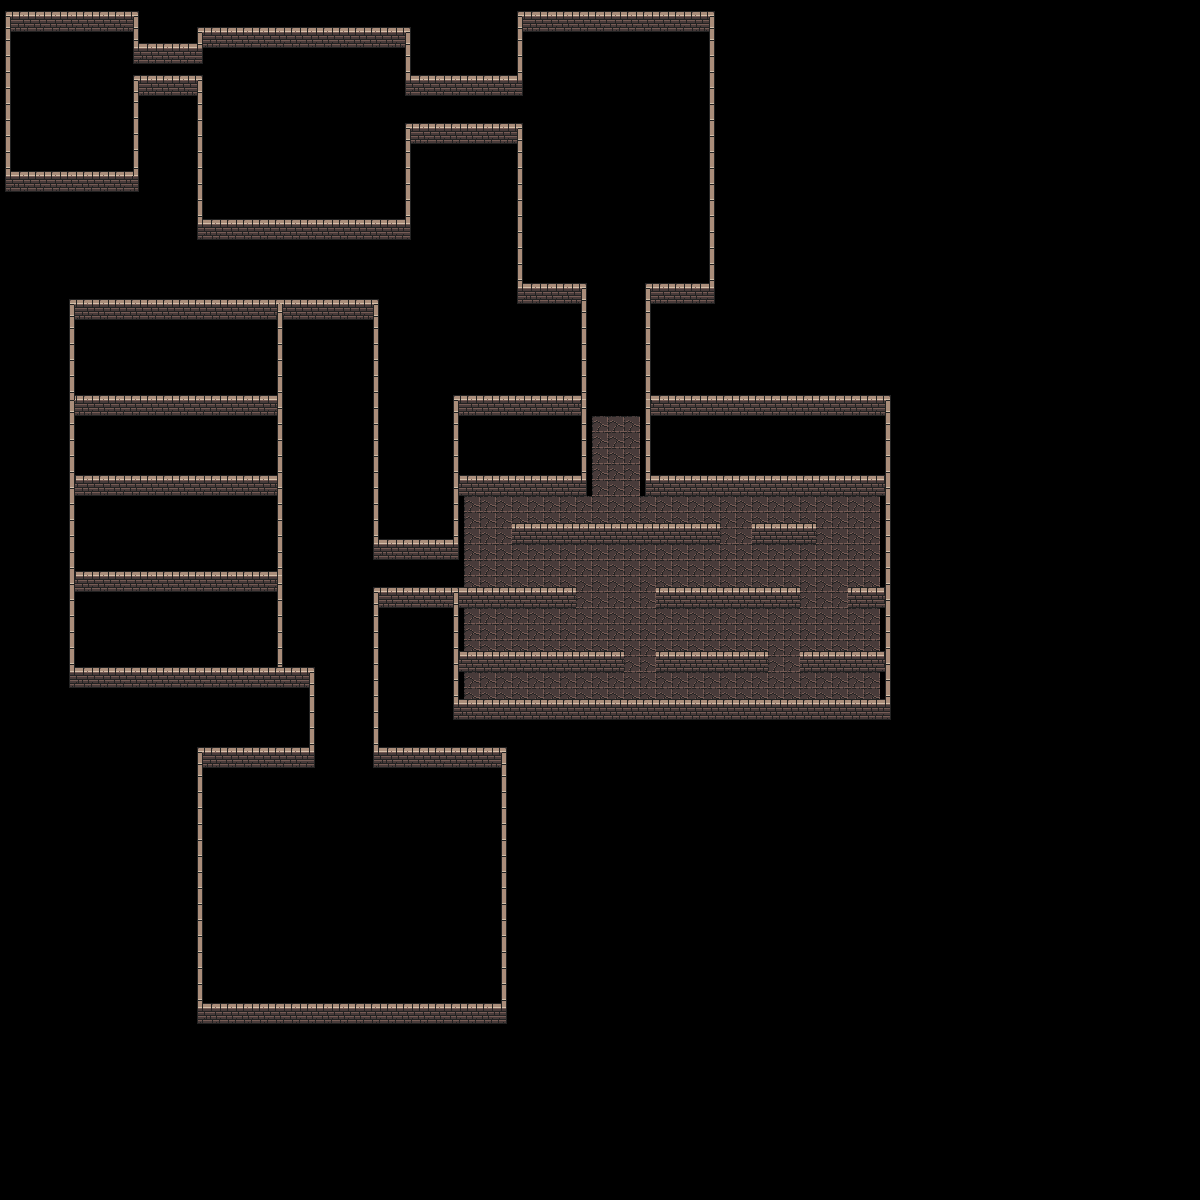

A level layout from a 2D game, rendered from its tile map. Below: a short description, then the map file with tile-grid data replaced by summaries:
An orthogonal 75x75 tile map with 16x16 px tiles, 6 tile layers (Graph, WallsLower, PlayerLayer, WallsUpper, ...), 1 hidden layer not drawn, 4 tilesets and 17 objects.

<map version="1.10" tiledversion="1.11.0" orientation="orthogonal" renderorder="right-down" width="75" height="75" tilewidth="16" tileheight="16" infinite="0" nextlayerid="16" nextobjectid="14">
 <editorsettings>
  <export target="demoLevel2.json" format="json" />
 </editorsettings>
 <tileset firstgid="1" name="atlas_floor-16x16" tilewidth="16" tileheight="16" tilecount="49" columns="7">
  <image source="../Dungeontileset/atlas_floor-16x16.png" trans="ff00ff" width="112" height="112" />
 </tileset>
 <tileset firstgid="50" name="atlas_walls_low-16x16" tilewidth="16" tileheight="16" tilecount="48" columns="12">
  <image source="../Dungeontileset/atlas_walls_low-16x16.png" trans="ff00ff" width="192" height="64" />
 </tileset>
 <tileset firstgid="98" name="0x72_DungeonTilesetII_v1.7" tilewidth="16" tileheight="16" tilecount="1024" columns="32">
  <image source="../Dungeontileset/0x72_DungeonTilesetII_v1.7.png" trans="ff00ff" width="512" height="512" />
 </tileset>
 <tileset firstgid="1122" name="atlas_walls_high-16x32" tilewidth="16" tileheight="16" tilecount="192" columns="24">
  <image source="../Dungeontileset/atlas_walls_high-16x32.png" trans="ff00ff" width="384" height="128" />
  <tile id="24">
   <objectgroup draworder="index" id="2">
    <object id="1" x="5" y="0" width="6" height="16" />
   </objectgroup>
  </tile>
  <tile id="25">
   <objectgroup draworder="index" id="2">
    <object id="2" x="5" y="12" width="11" height="4" />
   </objectgroup>
  </tile>
  <tile id="27">
   <objectgroup draworder="index" id="2">
    <object id="1" x="0" y="12" width="11" height="4" />
   </objectgroup>
  </tile>
  <tile id="72">
   <objectgroup draworder="index" id="2">
    <object id="1" x="5" y="0" width="6" height="16" />
   </objectgroup>
  </tile>
  <tile id="121">
   <objectgroup draworder="index" id="2">
    <object id="1" x="5" y="0" width="6" height="16" />
    <object id="5" x="11" y="12" width="5" height="4" />
   </objectgroup>
  </tile>
  <tile id="123">
   <objectgroup draworder="index" id="2">
    <object id="1" x="5" y="0" width="6" height="16" />
    <object id="2" x="0" y="12" width="5" height="4" />
   </objectgroup>
  </tile>
  <tile id="169">
   <objectgroup draworder="index" id="2">
    <object id="1" x="5" y="12" width="11" height="4" />
   </objectgroup>
  </tile>
  <tile id="170">
   <objectgroup draworder="index" id="2">
    <object id="1" x="0" y="12" width="16" height="4" />
   </objectgroup>
  </tile>
  <tile id="171">
   <objectgroup draworder="index" id="2">
    <object id="1" x="0" y="12" width="11" height="4" />
   </objectgroup>
  </tile>
  <tile id="173">
   <objectgroup draworder="index" id="2">
    <object id="1" x="0" y="12" width="16" height="4" />
   </objectgroup>
  </tile>
  <tile id="188">
   <objectgroup draworder="index" id="2">
    <object id="1" x="11" y="12" width="5" height="4" />
   </objectgroup>
  </tile>
  <tile id="189">
   <objectgroup draworder="index" id="2">
    <object id="1" x="0" y="12" width="16" height="4" />
   </objectgroup>
  </tile>
  <tile id="190">
   <objectgroup draworder="index" id="2">
    <object id="1" x="0" y="12" width="16" height="4" />
   </objectgroup>
  </tile>
  <tile id="191">
   <objectgroup draworder="index" id="2">
    <object id="1" x="0" y="12" width="5" height="4" />
   </objectgroup>
  </tile>
 </tileset>
 <layer id="15" name="Graph" width="75" height="75">
  <properties>
   <property name="isGraphLayer" type="bool" value="true" />
  </properties>
  <data>[5625 cells, 296 non-empty, 1 distinct tile ids]</data>
 </layer>
 <layer id="1" name="Floor" width="75" height="75" visible="0">
  <data>[5625 cells, 1844 non-empty, 3 distinct tile ids]</data>
 </layer>
 <objectgroup id="14" name="SpawnPoints">
  <object id="13" x="72" y="72" width="18" height="16">
   <properties>
    <property name="isPlayerSpawn" type="bool" value="true" />
   </properties>
  </object>
 </objectgroup>
 <layer id="3" name="WallsLower" width="75" height="75">
  <data>[5625 cells, 27 non-empty, 5 distinct tile ids]</data>
 </layer>
 <layer id="13" name="PlayerLayer" width="75" height="75">
  <data>[5625 cells, 3 non-empty, 3 distinct tile ids]</data>
 </layer>
 <layer id="12" name="WallsUpper" width="75" height="75">
  <data>[5625 cells, 847 non-empty, 18 distinct tile ids]</data>
 </layer>
 <layer id="9" name="Doors" width="75" height="75">
  <data>[5625 cells, 2 non-empty, 2 distinct tile ids]</data>
 </layer>
 <layer id="5" name="Decorations" width="75" height="75">
  <data>[5625 cells, 71 non-empty, 11 distinct tile ids]</data>
 </layer>
</map>
